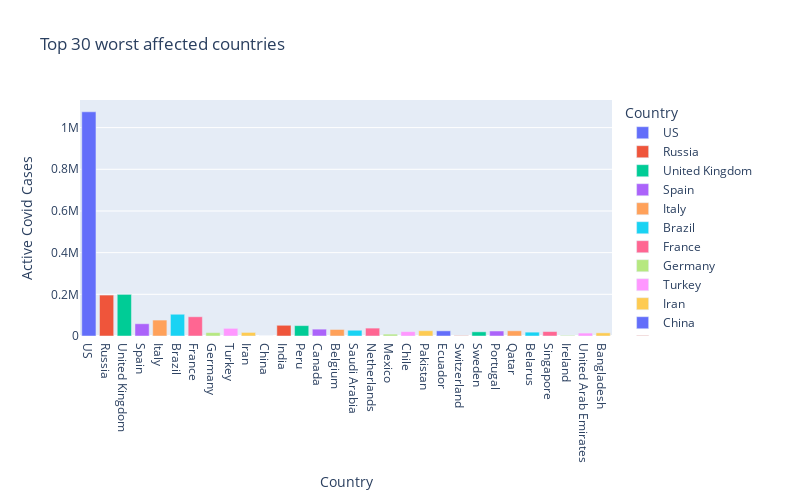

The notebook cell this image was saved under:
### Markdown cell above
<font color='Brown'><b> 
    
## Active cases

### Code cell
def bar_chart(n):
    fig=px.bar(
        sorted_country_df1.head(n),
        x = "country",
        y = "active",
        title= "Top " + str(n) + " worst affected countries", # the axis names
        color='country', 
        height=500,
        width=800,
        labels={'country':'Country', 'active': 'Active Covid Cases'}
        )
    fig.show();

interact(bar_chart, n=30)

ipywLayout = widgets.Layout(border='solid 2px green')
ipywLayout.display='none'
widgets.VBox([fig], layout=ipywLayout)

### Figure 1 — Plotly figure (JSON) as saved in the notebook; plotly's stock layout.template omitted (floating-point values rounded to 4 significant figures)
{"data": [{"alignmentgroup": "True", "hovertemplate": "Country=%{x}<br>Active Covid Cases=%{y}<extra></extra>", "legendgroup": "US", "marker": {"color": "#636efa"}, "name": "US", "offsetgroup": "US", "orientation": "v", "showlegend": true, "textposition": "auto", "type": "bar", "x": ["US"], "xaxis": "x", "y": [1075889], "yaxis": "y"}, {"alignmentgroup": "True", "hovertemplate": "Country=%{x}<br>Active Covid Cases=%{y}<extra></extra>", "legendgroup": "Russia", "marker": {"color": "#EF553B"}, "name": "Russia", "offsetgroup": "Russia", "orientation": "v", "showlegend": true, "textposition": "auto", "type": "bar", "x": ["Russia"], "xaxis": "x", "y": [196410], "yaxis": "y"}, {"alignmentgroup": "True", "hovertemplate": "Country=%{x}<br>Active Covid Cases=%{y}<extra></extra>", "legendgroup": "United Kingdom", "marker": {"color": "#00cc96"}, "name": "United Kingdom", "offsetgroup": "United Kingdom", "orientation": "v", "showlegend": true, "textposition": "auto", "type": "bar", "x": ["United Kingdom"], "xaxis": "x", "y": [199707], "yaxis": "y"}, {"alignmentgroup": "True", "hovertemplate": "Country=%{x}<br>Active Covid Cases=%{y}<extra></extra>", "legendgroup": "Spain", "marker": {"color": "#ab63fa"}, "name": "Spain", "offsetgroup": "Spain", "orientation": "v", "showlegend": true, "textposition": "auto", "type": "bar", "x": ["Spain"], "xaxis": "x", "y": [58845], "yaxis": "y"}, {"alignmentgroup": "True", "hovertemplate": "Country=%{x}<br>Active Covid Cases=%{y}<extra></extra>", "legendgroup": "Italy", "marker": {"color": "#FFA15A"}, "name": "Italy", "offsetgroup": "Italy", "orientation": "v", "showlegend": true, "textposition": "auto", "type": "bar", "x": ["Italy"], "xaxis": "x", "y": [76440], "yaxis": "y"}, {"alignmentgroup": "True", "hovertemplate": "Country=%{x}<br>Active Covid Cases=%{y}<extra></extra>", "legendgroup": "Brazil", "marker": {"color": "#19d3f3"}, "name": "Brazil", "offsetgroup": "Brazil", "orientation": "v", "showlegend": true, "textposition": "auto", "type": "bar", "x": ["Brazil"], "xaxis": "x", "y": [104396], "yaxis": "y"}, {"alignmentgroup": "True", "hovertemplate": "Country=%{x}<br>Active Covid Cases=%{y}<extra></extra>", "legendgroup": "France", "marker": {"color": "#FF6692"}, "name": "France", "offsetgroup": "France", "orientation": "v", "showlegend": true, "textposition": "auto", "type": "bar", "x": ["France"], "xaxis": "x", "y": [92321], "yaxis": "y"}, {"alignmentgroup": "True", "hovertemplate": "Country=%{x}<br>Active Covid Cases=%{y}<extra></extra>", "legendgroup": "Germany", "marker": {"color": "#B6E880"}, "name": "Germany", "offsetgroup": "Germany", "orientation": "v", "showlegend": true, "textposition": "auto", "type": "bar", "x": ["Germany"], "xaxis": "x", "y": [16294], "yaxis": "y"}, {"alignmentgroup": "True", "hovertemplate": "Country=%{x}<br>Active Covid Cases=%{y}<extra></extra>", "legendgroup": "Turkey", "marker": {"color": "#FF97FF"}, "name": "Turkey", "offsetgroup": "Turkey", "orientation": "v", "showlegend": true, "textposition": "auto", "type": "bar", "x": ["Turkey"], "xaxis": "x", "y": [36712], "yaxis": "y"}, {"alignmentgroup": "True", "hovertemplate": "Country=%{x}<br>Active Covid Cases=%{y}<extra></extra>", "legendgroup": "Iran", "marker": {"color": "#FECB52"}, "name": "Iran", "offsetgroup": "Iran", "orientation": "v", "showlegend": true, "textposition": "auto", "type": "bar", "x": ["Iran"], "xaxis": "x", "y": [17140], "yaxis": "y"}, {"alignmentgroup": "True", "hovertemplate": "Country=%{x}<br>Active Covid Cases=%{y}<extra></extra>", "legendgroup": "China", "marker": {"color": "#636efa"}, "name": "China", "offsetgroup": "China", "orientation": "v", "showlegend": true, "textposition": "auto", "type": "bar", "x": ["China"], "xaxis": "x", "y": [136], "yaxis": "y"}, {"alignmentgroup": "True", "hovertemplate": "Country=%{x}<br>Active Covid Cases=%{y}<extra></extra>", "legendgroup": "India", "marker": {"color": "#EF553B"}, "name": "India", "offsetgroup": "India", "orientation": "v", "showlegend": true, "textposition": "auto", "type": "bar", "x": ["India"], "xaxis": "x", "y": [51385], "yaxis": "y"}, {"alignmentgroup": "True", "hovertemplate": "Country=%{x}<br>Active Covid Cases=%{y}<extra></extra>", "legendgroup": "Peru", "marker": {"color": "#00cc96"}, "name": "Peru", "offsetgroup": "Peru", "orientation": "v", "showlegend": true, "textposition": "auto", "type": "bar", "x": ["Peru"], "xaxis": "x", "y": [49813], "yaxis": "y"}, {"alignmentgroup": "True", "hovertemplate": "Country=%{x}<br>Active Covid Cases=%{y}<extra></extra>", "legendgroup": "Canada", "marker": {"color": "#ab63fa"}, "name": "Canada", "offsetgroup": "Canada", "orientation": "v", "showlegend": true, "textposition": "auto", "type": "bar", "x": ["Canada"], "xaxis": "x", "y": [32943], "yaxis": "y"}, {"alignmentgroup": "True", "hovertemplate": "Country=%{x}<br>Active Covid Cases=%{y}<extra></extra>", "legendgroup": "Belgium", "marker": {"color": "#FFA15A"}, "name": "Belgium", "offsetgroup": "Belgium", "orientation": "v", "showlegend": true, "textposition": "auto", "type": "bar", "x": ["Belgium"], "xaxis": "x", "y": [31274], "yaxis": "y"}, {"alignmentgroup": "True", "hovertemplate": "Country=%{x}<br>Active Covid Cases=%{y}<extra></extra>", "legendgroup": "Saudi Arabia", "marker": {"color": "#19d3f3"}, "name": "Saudi Arabia", "offsetgroup": "Saudi Arabia", "orientation": "v", "showlegend": true, "textposition": "auto", "type": "bar", "x": ["Saudi Arabia"], "xaxis": "x", "y": [27535], "yaxis": "y"}, {"alignmentgroup": "True", "hovertemplate": "Country=%{x}<br>Active Covid Cases=%{y}<extra></extra>", "legendgroup": "Netherlands", "marker": {"color": "#FF6692"}, "name": "Netherlands", "offsetgroup": "Netherlands", "orientation": "v", "showlegend": true, "textposition": "auto", "type": "bar", "x": ["Netherlands"], "xaxis": "x", "y": [37914], "yaxis": "y"}, {"alignmentgroup": "True", "hovertemplate": "Country=%{x}<br>Active Covid Cases=%{y}<extra></extra>", "legendgroup": "Mexico", "marker": {"color": "#B6E880"}, "name": "Mexico", "offsetgroup": "Mexico", "orientation": "v", "showlegend": true, "textposition": "auto", "type": "bar", "x": ["Mexico"], "xaxis": "x", "y": [8976], "yaxis": "y"}, {"alignmentgroup": "True", "hovertemplate": "Country=%{x}<br>Active Covid Cases=%{y}<extra></extra>", "legendgroup": "Chile", "marker": {"color": "#FF97FF"}, "name": "Chile", "offsetgroup": "Chile", "orientation": "v", "showlegend": true, "textposition": "auto", "type": "bar", "x": ["Chile"], "xaxis": "x", "y": [21017], "yaxis": "y"}, {"alignmentgroup": "True", "hovertemplate": "Country=%{x}<br>Active Covid Cases=%{y}<extra></extra>", "legendgroup": "Pakistan", "marker": {"color": "#FECB52"}, "name": "Pakistan", "offsetgroup": "Pakistan", "orientation": "v", "showlegend": true, "textposition": "auto", "type": "bar", "x": ["Pakistan"], "xaxis": "x", "y": [25323], "yaxis": "y"}, {"alignmentgroup": "True", "hovertemplate": "Country=%{x}<br>Active Covid Cases=%{y}<extra></extra>", "legendgroup": "Ecuador", "marker": {"color": "#636efa"}, "name": "Ecuador", "offsetgroup": "Ecuador", "orientation": "v", "showlegend": true, "textposition": "auto", "type": "bar", "x": ["Ecuador"], "xaxis": "x", "y": [24719], "yaxis": "y"}, {"alignmentgroup": "True", "hovertemplate": "Country=%{x}<br>Active Covid Cases=%{y}<extra></extra>", "legendgroup": "Switzerland", "marker": {"color": "#EF553B"}, "name": "Switzerland", "offsetgroup": "Switzerland", "orientation": "v", "showlegend": true, "textposition": "auto", "type": "bar", "x": ["Switzerland"], "xaxis": "x", "y": [1491], "yaxis": "y"}, {"alignmentgroup": "True", "hovertemplate": "Country=%{x}<br>Active Covid Cases=%{y}<extra></extra>", "legendgroup": "Sweden", "marker": {"color": "#00cc96"}, "name": "Sweden", "offsetgroup": "Sweden", "orientation": "v", "showlegend": true, "textposition": "auto", "type": "bar", "x": ["Sweden"], "xaxis": "x", "y": [20082], "yaxis": "y"}, {"alignmentgroup": "True", "hovertemplate": "Country=%{x}<br>Active Covid Cases=%{y}<extra></extra>", "legendgroup": "Portugal", "marker": {"color": "#ab63fa"}, "name": "Portugal", "offsetgroup": "Portugal", "orientation": "v", "showlegend": true, "textposition": "auto", "type": "bar", "x": ["Portugal"], "xaxis": "x", "y": [23937], "yaxis": "y"}, {"alignmentgroup": "True", "hovertemplate": "Country=%{x}<br>Active Covid Cases=%{y}<extra></extra>", "legendgroup": "Qatar", "marker": {"color": "#FFA15A"}, "name": "Qatar", "offsetgroup": "Qatar", "orientation": "v", "showlegend": true, "textposition": "auto", "type": "bar", "x": ["Qatar"], "xaxis": "x", "y": [24902], "yaxis": "y"}, {"alignmentgroup": "True", "hovertemplate": "Country=%{x}<br>Active Covid Cases=%{y}<extra></extra>", "legendgroup": "Belarus", "marker": {"color": "#19d3f3"}, "name": "Belarus", "offsetgroup": "Belarus", "orientation": "v", "showlegend": true, "textposition": "auto", "type": "bar", "x": ["Belarus"], "xaxis": "x", "y": [18453], "yaxis": "y"}, {"alignmentgroup": "True", "hovertemplate": "Country=%{x}<br>Active Covid Cases=%{y}<extra></extra>", "legendgroup": "Singapore", "marker": {"color": "#FF6692"}, "name": "Singapore", "offsetgroup": "Singapore", "orientation": "v", "showlegend": true, "textposition": "auto", "type": "bar", "x": ["Singapore"], "xaxis": "x", "y": [21268], "yaxis": "y"}, {"alignmentgroup": "True", "hovertemplate": "Country=%{x}<br>Active Covid Cases=%{y}<extra></extra>", "legendgroup": "Ireland", "marker": {"color": "#B6E880"}, "name": "Ireland", "offsetgroup": "Ireland", "orientation": "v", "showlegend": true, "textposition": "auto", "type": "bar", "x": ["Ireland"], "xaxis": "x", "y": [2851], "yaxis": "y"}, {"alignmentgroup": "True", "hovertemplate": "Country=%{x}<br>Active Covid Cases=%{y}<extra></extra>", "legendgroup": "United Arab Emirates", "marker": {"color": "#FF97FF"}, "name": "United Arab Emirates", "offsetgroup": "United Arab Emirates", "orientation": "v", "showlegend": true, "textposition": "auto", "type": "bar", "x": ["United Arab Emirates"], "xaxis": "x", "y": [13946], "yaxis": "y"}, {"alignmentgroup": "True", "hovertemplate": "Country=%{x}<br>Active Covid Cases=%{y}<extra></extra>", "legendgroup": "Bangladesh", "marker": {"color": "#FECB52"}, "name": "Bangladesh", "offsetgroup": "Bangladesh", "orientation": "v", "showlegend": true, "textposition": "auto", "type": "bar", "x": ["Bangladesh"], "xaxis": "x", "y": [15219], "yaxis": "y"}], "layout": {"barmode": "relative", "height": 500, "legend": {"title": {"text": "Country"}, "tracegroupgap": 0}, "title": {"text": "Top 30 worst affected countries"}, "width": 800, "xaxis": {"anchor": "y", "categoryarray": ["US", "Russia", "United Kingdom", "Spain", "Italy", "Brazil", "France", "Germany", "Turkey", "Iran", "China", "India", "Peru", "Canada", "Belgium", "Saudi Arabia", "Netherlands", "Mexico", "Chile", "Pakistan", "Ecuador", "Switzerland", "Sweden", "Portugal", "Qatar", "Belarus", "Singapore", "Ireland", "United Arab Emirates", "Bangladesh"], "categoryorder": "array", "domain": [0, 1], "title": {"text": "Country"}}, "yaxis": {"anchor": "x", "domain": [0, 1], "title": {"text": "Active Covid Cases"}}}}
